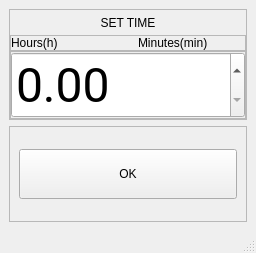
<?xml version="1.0" encoding="UTF-8"?>
<ui version="4.0">
 <class>MainWindow</class>
 <widget class="QMainWindow" name="MainWindow">
  <property name="geometry">
   <rect>
    <x>0</x>
    <y>0</y>
    <width>256</width>
    <height>253</height>
   </rect>
  </property>
  <property name="windowTitle">
   <string>MainWindow</string>
  </property>
  <widget class="QWidget" name="centralwidget">
   <layout class="QVBoxLayout" name="verticalLayout_2">
    <item>
     <widget class="QFrame" name="frame_4">
      <property name="frameShape">
       <enum>QFrame::StyledPanel</enum>
      </property>
      <property name="frameShadow">
       <enum>QFrame::Raised</enum>
      </property>
      <layout class="QVBoxLayout" name="verticalLayout_5">
       <property name="spacing">
        <number>0</number>
       </property>
       <property name="leftMargin">
        <number>0</number>
       </property>
       <property name="topMargin">
        <number>0</number>
       </property>
       <property name="rightMargin">
        <number>0</number>
       </property>
       <property name="bottomMargin">
        <number>0</number>
       </property>
       <item>
        <widget class="QLabel" name="label">
         <property name="minimumSize">
          <size>
           <width>50</width>
           <height>25</height>
          </size>
         </property>
         <property name="text">
          <string>SET TIME</string>
         </property>
         <property name="alignment">
          <set>Qt::AlignCenter</set>
         </property>
        </widget>
       </item>
       <item>
        <widget class="QFrame" name="frame_3">
         <property name="frameShape">
          <enum>QFrame::StyledPanel</enum>
         </property>
         <property name="frameShadow">
          <enum>QFrame::Raised</enum>
         </property>
         <layout class="QHBoxLayout" name="horizontalLayout_2">
          <property name="spacing">
           <number>20</number>
          </property>
          <property name="leftMargin">
           <number>0</number>
          </property>
          <property name="topMargin">
           <number>0</number>
          </property>
          <property name="rightMargin">
           <number>0</number>
          </property>
          <property name="bottomMargin">
           <number>0</number>
          </property>
          <item>
           <widget class="QLabel" name="label_2">
            <property name="text">
             <string>Hours(h)</string>
            </property>
           </widget>
          </item>
          <item>
           <widget class="QLabel" name="label_3">
            <property name="text">
             <string>Minutes(min)</string>
            </property>
           </widget>
          </item>
         </layout>
        </widget>
       </item>
       <item>
        <widget class="QFrame" name="frame_2">
         <property name="frameShape">
          <enum>QFrame::StyledPanel</enum>
         </property>
         <property name="frameShadow">
          <enum>QFrame::Raised</enum>
         </property>
         <layout class="QHBoxLayout" name="horizontalLayout">
          <property name="spacing">
           <number>20</number>
          </property>
          <property name="leftMargin">
           <number>0</number>
          </property>
          <property name="topMargin">
           <number>0</number>
          </property>
          <property name="rightMargin">
           <number>0</number>
          </property>
          <property name="bottomMargin">
           <number>0</number>
          </property>
          <item>
           <widget class="QDoubleSpinBox" name="h_spinbox">
            <property name="sizePolicy">
             <sizepolicy hsizetype="Preferred" vsizetype="Preferred">
              <horstretch>0</horstretch>
              <verstretch>0</verstretch>
             </sizepolicy>
            </property>
            <property name="font">
             <font>
              <family>Roboto</family>
              <pointsize>36</pointsize>
              <weight>50</weight>
              <bold>false</bold>
             </font>
            </property>
            <property name="singleStep">
             <double>0.500000000000000</double>
            </property>
           </widget>
          </item>
         </layout>
        </widget>
       </item>
      </layout>
     </widget>
    </item>
    <item>
     <widget class="QFrame" name="frame">
      <property name="frameShape">
       <enum>QFrame::StyledPanel</enum>
      </property>
      <property name="frameShadow">
       <enum>QFrame::Raised</enum>
      </property>
      <layout class="QVBoxLayout" name="verticalLayout_3">
       <item>
        <widget class="QPushButton" name="ok_btn">
         <property name="minimumSize">
          <size>
           <width>50</width>
           <height>50</height>
          </size>
         </property>
         <property name="text">
          <string>OK</string>
         </property>
        </widget>
       </item>
      </layout>
     </widget>
    </item>
   </layout>
  </widget>
  <widget class="QStatusBar" name="statusbar"/>
 </widget>
 <resources/>
 <connections/>
</ui>
